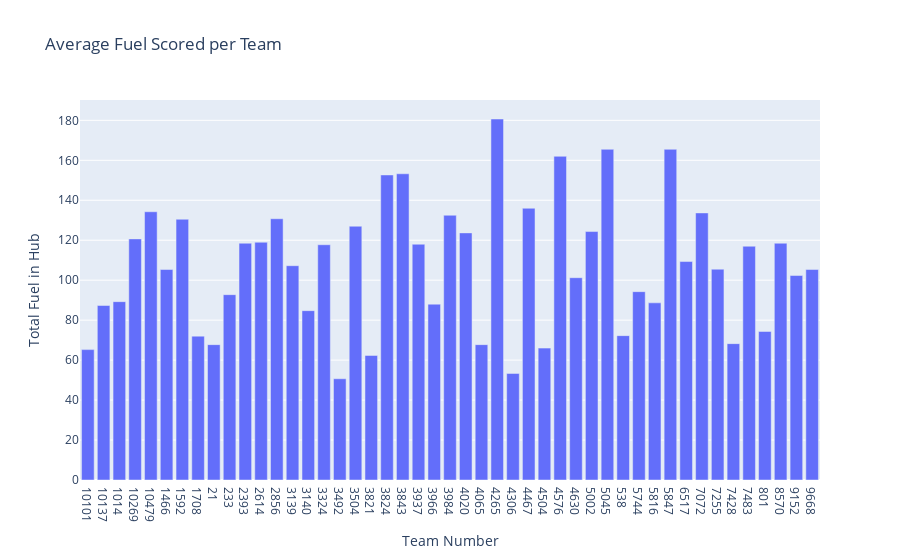

Source (notebook cell):
### Code cell
fig = px.bar(avg_overall, y="Total Fuel in Hub", title="Average Fuel Scored per Team")
fig.show()

### Figure 1 — Plotly figure (JSON) as saved in the notebook; plotly's stock layout.template omitted (floating-point values rounded to 4 significant figures)
{"data": [{"hovertemplate": "Team Number=%{x}<br>Total Fuel in Hub=%{y}<extra></extra>", "legendgroup": "", "marker": {"color": "#636efa", "pattern": {"shape": ""}}, "name": "", "orientation": "v", "showlegend": false, "textposition": "auto", "type": "bar", "x": ["10101", "10137", "1014", "10269", "10479", "1466", "1592", "1708", "21", "233", "2393", "2614", "2856", "3139", "3140", "3324", "3492", "3504", "3821", "3824", "3843", "3937", "3966", "3984", "4020", "4065", "4265", "4306", "4467", "4504", "4576", "4630", "5002", "5045", "538", "5744", "5816", "5847", "6517", "7072", "7255", "7428", "7483", "801", "8570", "9152", "9668"], "xaxis": "x", "y": [65.25, 87.33, 89.25, 120.7, 134.2, 105.3, 130.5, 72.0, 67.75, 92.75, 118.5, 119.0, 130.8, 107.2, 84.75, 117.8, 50.67, 127.0, 62.33, 152.7, 153.2, 118.0, 88.0, 132.5, 123.7, 67.75, 180.7, 53.33, 136.0, 66.0, 162.0, 101.2, 124.3, 165.5, 72.25, 94.25, 88.67, 165.5, 109.3, 133.7, 105.5, 68.25, 117.0, 74.33, 118.5, 102.3, 105.3], "yaxis": "y"}], "layout": {"barmode": "relative", "legend": {"tracegroupgap": 0}, "title": {"text": "Average Fuel Scored per Team"}, "xaxis": {"anchor": "y", "domain": [0, 1], "title": {"text": "Team Number"}}, "yaxis": {"anchor": "x", "domain": [0, 1], "title": {"text": "Total Fuel in Hub"}}}}
